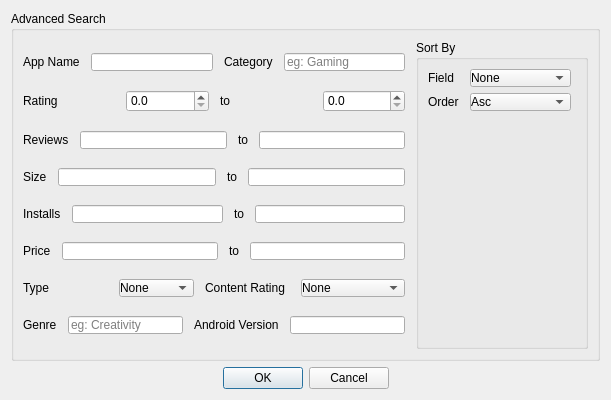
<?xml version="1.0" encoding="UTF-8"?>
<ui version="4.0">
 <class>Dialog</class>
 <widget class="QDialog" name="Dialog">
  <property name="geometry">
   <rect>
    <x>0</x>
    <y>0</y>
    <width>611</width>
    <height>400</height>
   </rect>
  </property>
  <property name="windowTitle">
   <string>Advanced Search</string>
  </property>
  <property name="windowIcon">
   <iconset>
    <normaloff>../resources/icon.png</normaloff>../resources/icon.png</iconset>
  </property>
  <property name="modal">
   <bool>true</bool>
  </property>
  <layout class="QVBoxLayout" name="verticalLayout">
   <item>
    <widget class="QGroupBox" name="groupBox">
     <property name="title">
      <string>Advanced Search</string>
     </property>
     <layout class="QHBoxLayout" name="horizontalLayout_4">
      <item>
       <layout class="QVBoxLayout" name="verticalLayout_2">
        <item>
         <layout class="QHBoxLayout" name="horizontalLayout_2">
          <item>
           <widget class="QLabel" name="label">
            <property name="text">
             <string>App Name</string>
            </property>
           </widget>
          </item>
          <item>
           <widget class="QLineEdit" name="app">
            <property name="toolTip">
             <string>Enter app name</string>
            </property>
            <property name="styleSheet">
             <string notr="true">margin : 0 5 px;</string>
            </property>
           </widget>
          </item>
          <item>
           <widget class="QLabel" name="label_2">
            <property name="text">
             <string>Category</string>
            </property>
           </widget>
          </item>
          <item>
           <widget class="QLineEdit" name="category">
            <property name="toolTip">
             <string>Enter app category</string>
            </property>
            <property name="styleSheet">
             <string notr="true">margin : 0 5 px;</string>
            </property>
            <property name="placeholderText">
             <string>eg: Gaming</string>
            </property>
           </widget>
          </item>
         </layout>
        </item>
        <item>
         <layout class="QHBoxLayout" name="horizontalLayout">
          <item>
           <widget class="QLabel" name="label_3">
            <property name="text">
             <string>Rating</string>
            </property>
           </widget>
          </item>
          <item>
           <widget class="QDoubleSpinBox" name="rating_low">
            <property name="toolTip">
             <string>Lower limit</string>
            </property>
            <property name="styleSheet">
             <string notr="true">margin : 0 5 px;</string>
            </property>
            <property name="suffix">
             <string/>
            </property>
            <property name="decimals">
             <number>1</number>
            </property>
            <property name="maximum">
             <double>5.000000000000000</double>
            </property>
            <property name="singleStep">
             <double>0.100000000000000</double>
            </property>
           </widget>
          </item>
          <item>
           <widget class="QLabel" name="label_4">
            <property name="text">
             <string>to</string>
            </property>
           </widget>
          </item>
          <item>
           <widget class="QDoubleSpinBox" name="rating_high">
            <property name="toolTip">
             <string>Upper limit</string>
            </property>
            <property name="styleSheet">
             <string notr="true">margin : 0 5 px;</string>
            </property>
            <property name="decimals">
             <number>1</number>
            </property>
            <property name="maximum">
             <double>5.000000000000000</double>
            </property>
            <property name="singleStep">
             <double>0.100000000000000</double>
            </property>
           </widget>
          </item>
         </layout>
        </item>
        <item>
         <layout class="QHBoxLayout" name="horizontalLayout_7">
          <item>
           <widget class="QLabel" name="label_12">
            <property name="text">
             <string>Reviews</string>
            </property>
           </widget>
          </item>
          <item>
           <widget class="QLineEdit" name="reviews_low">
            <property name="toolTip">
             <string>Enter app name</string>
            </property>
            <property name="styleSheet">
             <string notr="true">margin : 0 5 px;</string>
            </property>
           </widget>
          </item>
          <item>
           <widget class="QLabel" name="label_13">
            <property name="text">
             <string>to</string>
            </property>
           </widget>
          </item>
          <item>
           <widget class="QLineEdit" name="reviews_high">
            <property name="toolTip">
             <string>Enter app category</string>
            </property>
            <property name="styleSheet">
             <string notr="true">margin : 0 5 px;</string>
            </property>
            <property name="placeholderText">
             <string/>
            </property>
           </widget>
          </item>
         </layout>
        </item>
        <item>
         <layout class="QHBoxLayout" name="horizontalLayout_8">
          <item>
           <widget class="QLabel" name="label_14">
            <property name="text">
             <string>Size</string>
            </property>
           </widget>
          </item>
          <item>
           <widget class="QLineEdit" name="size_low">
            <property name="toolTip">
             <string>Enter app name</string>
            </property>
            <property name="styleSheet">
             <string notr="true">margin : 0 5 px;</string>
            </property>
           </widget>
          </item>
          <item>
           <widget class="QLabel" name="label_15">
            <property name="text">
             <string>to</string>
            </property>
           </widget>
          </item>
          <item>
           <widget class="QLineEdit" name="size_high">
            <property name="toolTip">
             <string>Enter app category</string>
            </property>
            <property name="styleSheet">
             <string notr="true">margin : 0 5 px;</string>
            </property>
            <property name="placeholderText">
             <string/>
            </property>
           </widget>
          </item>
         </layout>
        </item>
        <item>
         <layout class="QHBoxLayout" name="horizontalLayout_9">
          <item>
           <widget class="QLabel" name="label_16">
            <property name="text">
             <string>Installs</string>
            </property>
           </widget>
          </item>
          <item>
           <widget class="QLineEdit" name="installs_low">
            <property name="toolTip">
             <string>Enter app name</string>
            </property>
            <property name="styleSheet">
             <string notr="true">margin : 0 5 px;</string>
            </property>
           </widget>
          </item>
          <item>
           <widget class="QLabel" name="label_17">
            <property name="text">
             <string>to</string>
            </property>
           </widget>
          </item>
          <item>
           <widget class="QLineEdit" name="installs_high">
            <property name="toolTip">
             <string>Enter app category</string>
            </property>
            <property name="styleSheet">
             <string notr="true">margin : 0 5 px;</string>
            </property>
            <property name="placeholderText">
             <string/>
            </property>
           </widget>
          </item>
         </layout>
        </item>
        <item>
         <layout class="QHBoxLayout" name="horizontalLayout_10">
          <item>
           <widget class="QLabel" name="label_18">
            <property name="text">
             <string>Price</string>
            </property>
           </widget>
          </item>
          <item>
           <widget class="QLineEdit" name="price_low">
            <property name="toolTip">
             <string>Enter app name</string>
            </property>
            <property name="styleSheet">
             <string notr="true">margin : 0 5 px;</string>
            </property>
           </widget>
          </item>
          <item>
           <widget class="QLabel" name="label_19">
            <property name="text">
             <string>to</string>
            </property>
           </widget>
          </item>
          <item>
           <widget class="QLineEdit" name="price_high">
            <property name="toolTip">
             <string>Enter app category</string>
            </property>
            <property name="styleSheet">
             <string notr="true">margin : 0 5 px;</string>
            </property>
            <property name="placeholderText">
             <string/>
            </property>
           </widget>
          </item>
         </layout>
        </item>
        <item>
         <layout class="QHBoxLayout" name="horizontalLayout_11">
          <item>
           <widget class="QLabel" name="label_20">
            <property name="text">
             <string>Type</string>
            </property>
           </widget>
          </item>
          <item>
           <widget class="QComboBox" name="type">
            <property name="sizePolicy">
             <sizepolicy hsizetype="Preferred" vsizetype="Fixed">
              <horstretch>0</horstretch>
              <verstretch>0</verstretch>
             </sizepolicy>
            </property>
            <property name="styleSheet">
             <string notr="true">margin : 0 5 px;</string>
            </property>
            <item>
             <property name="text">
              <string>None</string>
             </property>
            </item>
            <item>
             <property name="text">
              <string>Free</string>
             </property>
            </item>
            <item>
             <property name="text">
              <string>Paid</string>
             </property>
            </item>
           </widget>
          </item>
          <item>
           <widget class="QLabel" name="label_21">
            <property name="text">
             <string>Content Rating</string>
            </property>
           </widget>
          </item>
          <item>
           <widget class="QComboBox" name="content_rating">
            <property name="styleSheet">
             <string notr="true">margin: 0 5 px;</string>
            </property>
            <item>
             <property name="text">
              <string>None</string>
             </property>
            </item>
            <item>
             <property name="text">
              <string>Everyone</string>
             </property>
            </item>
            <item>
             <property name="text">
              <string>Adults only 18+</string>
             </property>
            </item>
            <item>
             <property name="text">
              <string>Mature 17+</string>
             </property>
            </item>
            <item>
             <property name="text">
              <string>Teen</string>
             </property>
            </item>
           </widget>
          </item>
         </layout>
        </item>
        <item>
         <layout class="QHBoxLayout" name="horizontalLayout_3">
          <item>
           <widget class="QLabel" name="label_5">
            <property name="text">
             <string>Genre</string>
            </property>
           </widget>
          </item>
          <item>
           <widget class="QLineEdit" name="genre">
            <property name="toolTip">
             <string>Enter genre</string>
            </property>
            <property name="styleSheet">
             <string notr="true">margin : 0 5 px;</string>
            </property>
            <property name="text">
             <string/>
            </property>
            <property name="placeholderText">
             <string>eg: Creativity</string>
            </property>
           </widget>
          </item>
          <item>
           <widget class="QLabel" name="label_22">
            <property name="text">
             <string>Android Version</string>
            </property>
           </widget>
          </item>
          <item>
           <widget class="QLineEdit" name="android_ver">
            <property name="styleSheet">
             <string notr="true">margin : 0 5 px;</string>
            </property>
           </widget>
          </item>
         </layout>
        </item>
       </layout>
      </item>
      <item>
       <widget class="QGroupBox" name="groupBox_2">
        <property name="title">
         <string>Sort By</string>
        </property>
        <layout class="QFormLayout" name="formLayout">
         <item row="0" column="0">
          <widget class="QLabel" name="label_6">
           <property name="text">
            <string>Field</string>
           </property>
          </widget>
         </item>
         <item row="0" column="1">
          <widget class="QComboBox" name="sort_field">
           <property name="styleSheet">
            <string notr="true">margin : 0 5 px;</string>
           </property>
           <item>
            <property name="text">
             <string>None</string>
            </property>
           </item>
           <item>
            <property name="text">
             <string>Content Rating</string>
            </property>
           </item>
           <item>
            <property name="text">
             <string>Genre</string>
            </property>
           </item>
           <item>
            <property name="text">
             <string>Installs</string>
            </property>
           </item>
           <item>
            <property name="text">
             <string>Rating</string>
            </property>
           </item>
           <item>
            <property name="text">
             <string>Reviews</string>
            </property>
           </item>
           <item>
            <property name="text">
             <string>Price</string>
            </property>
           </item>
           <item>
            <property name="text">
             <string>Type</string>
            </property>
           </item>
           <item>
            <property name="text">
             <string>Size</string>
            </property>
           </item>
          </widget>
         </item>
         <item row="1" column="0">
          <widget class="QLabel" name="label_7">
           <property name="text">
            <string>Order</string>
           </property>
          </widget>
         </item>
         <item row="1" column="1">
          <widget class="QComboBox" name="sort_order">
           <property name="styleSheet">
            <string notr="true">margin : 0 5 px;</string>
           </property>
           <item>
            <property name="text">
             <string>Asc</string>
            </property>
           </item>
           <item>
            <property name="text">
             <string>Desc</string>
            </property>
           </item>
          </widget>
         </item>
        </layout>
       </widget>
      </item>
     </layout>
    </widget>
   </item>
   <item>
    <widget class="QDialogButtonBox" name="buttonBox">
     <property name="orientation">
      <enum>Qt::Horizontal</enum>
     </property>
     <property name="standardButtons">
      <set>QDialogButtonBox::Cancel|QDialogButtonBox::Ok</set>
     </property>
     <property name="centerButtons">
      <bool>true</bool>
     </property>
    </widget>
   </item>
  </layout>
 </widget>
 <resources/>
 <connections>
  <connection>
   <sender>buttonBox</sender>
   <signal>accepted()</signal>
   <receiver>Dialog</receiver>
   <slot>accept()</slot>
   <hints>
    <hint type="sourcelabel">
     <x>248</x>
     <y>254</y>
    </hint>
    <hint type="destinationlabel">
     <x>157</x>
     <y>274</y>
    </hint>
   </hints>
  </connection>
  <connection>
   <sender>buttonBox</sender>
   <signal>rejected()</signal>
   <receiver>Dialog</receiver>
   <slot>reject()</slot>
   <hints>
    <hint type="sourcelabel">
     <x>316</x>
     <y>260</y>
    </hint>
    <hint type="destinationlabel">
     <x>286</x>
     <y>274</y>
    </hint>
   </hints>
  </connection>
 </connections>
</ui>
